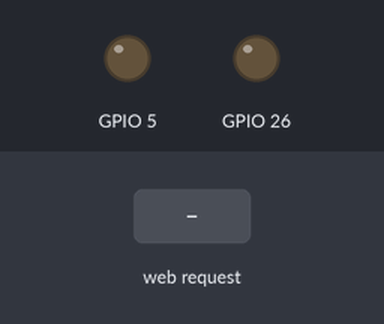
This program was run on a simulated Raspberry Pi (BCM pin numbers). Parts: output pins drawn as LEDs (lit = HIGH). The test bench sets the inputs (shaded band). The clock reads 2024-03-15 10:24:30 at power-on unless the program sets it; what the program prints to the terminal is not drawn.

Above: at 1.2 s.
1.3 s: HTTP request for /openDoor received
At 2.3 s:
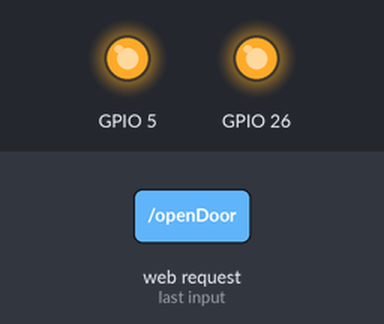
Timing chart, 0 to 8.8 s (numbered marks = the images above; inputs shaded):
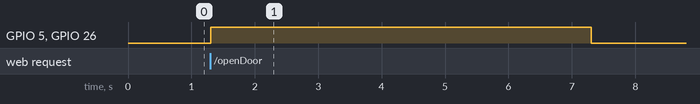

Measured:
- after the input at 1.3 s, GPIO 5, GPIO 26: LOW → HIGH at once, → LOW 6.0 s later

The program:

scriptOpen.py
```python
from flask import Flask, request
import RPi.GPIO as GPIO
from time import sleep

app = Flask(__name__)
GPIO.setmode(GPIO.BCM)
GPIO.setup(26,GPIO.OUT, initial=GPIO.LOW)
GPIO.setup(5,GPIO.OUT, initial=GPIO.LOW)

@app.route('/openDoor', methods = ["POST"])
def openDoor():
    GPIO.output(26,1)
    GPIO.output(5,1)
    sleep(6)
    GPIO.output(26,0)
    GPIO.output(5,0)
    return ''

app.run(host='0.0.0.0',port=8090)
```
